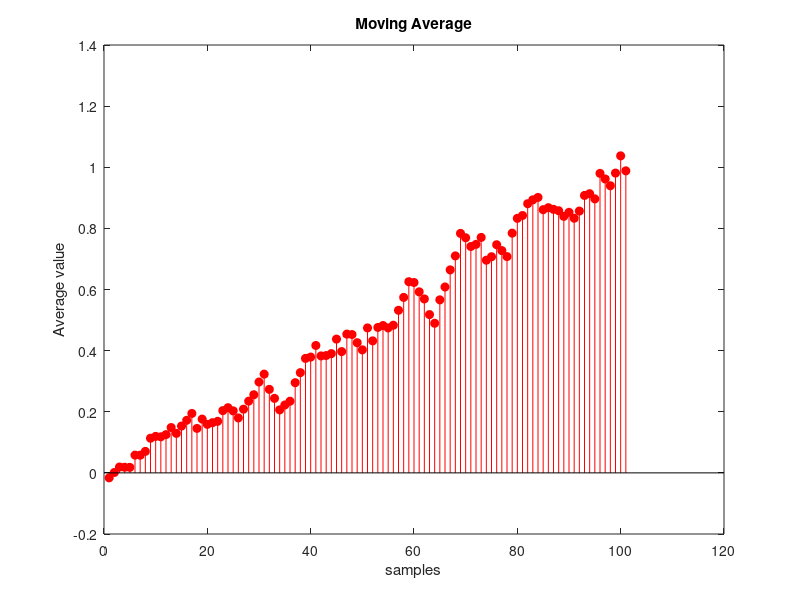

Source code (MATLAB):
%loading input from the mat file
load('q1.mat');

% implementing the MA function
N = 5; %window length
n = 101; %signal length
disp(x);
inp = cumsum(x);
disp(inp);

for k = 1:N
    y(k) = inp(k)/N;
end
for k = N+1:n
    sum = inp(k) - inp(k-N);
    y(k) = sum/N;
end

disp(y);
figure;
time_grid = 1:n;
stem(time_grid,y,'filled',"red");
title("Moving Average");
xlabel("samples");
ylabel("Average value");
